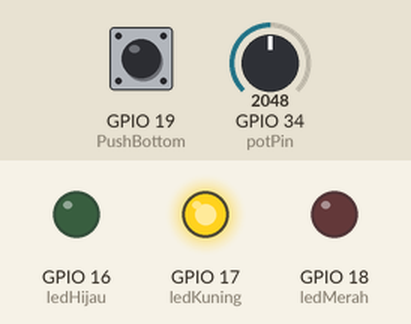
Recording of a program running on a simulated ESP32. Parts: output pins drawn as LEDs (lit = HIGH). The test bench sets the inputs (shaded band); at power-on: GPIO 34 (potPin) = 2048, GPIO 19 (PushBottom) LOW.

Above: at 1.8 s.
1.9 s: GPIO 34 (potPin) set to 2451
3.4 s: GPIO 34 (potPin) set to 2534
At 5.0 s:
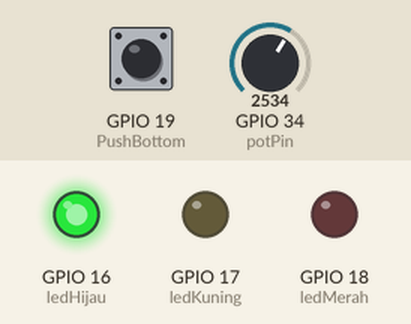
5.5 s: GPIO 19 (PushBottom) pulled HIGH for 1.2 s
At 6.5 s:
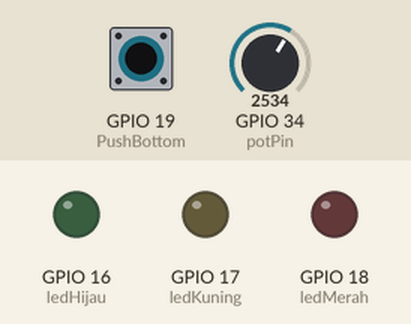
8.5 s: GPIO 34 (potPin) set to 1228
At 10.1 s:
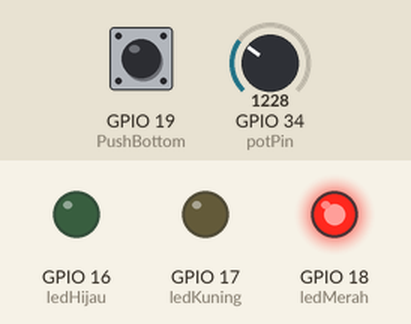
10.5 s: GPIO 34 (potPin) set to 1278
At 11.6 s:
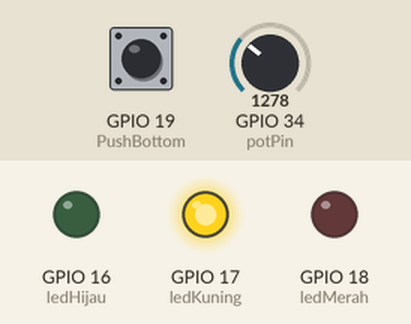
12.5 s: GPIO 34 (potPin) set to 491
At 14.3 s:
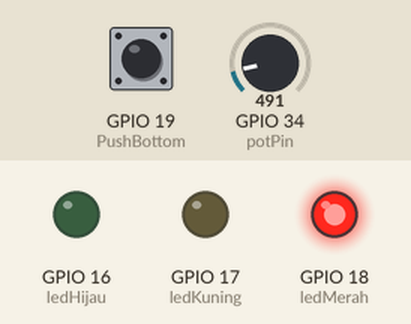
Timing chart, 0 to 15.5 s (numbered marks = the images above; inputs shaded):
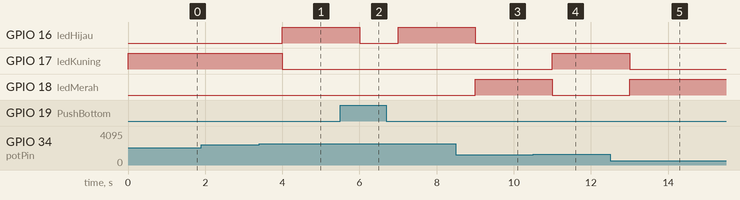

The program:

main.cpp
```cpp
#include <arduino.h>

const int ledMerah = 18;
const int ledKuning = 17;
const int ledHijau = 16;
const int PushBottom = 19;

const int potPin = 34;
const float VCC = 3.3;
const float R_TOTAL = 10000.0;

void setup() {

  Serial.begin(115200);

  pinMode(ledMerah,OUTPUT);
  pinMode(ledKuning,OUTPUT);
  pinMode(ledHijau,OUTPUT);
  pinMode(PushBottom,INPUT_PULLDOWN);

}

void loop() {

  if (digitalRead(PushBottom) == HIGH) {
    digitalWrite(ledMerah, LOW);
    digitalWrite(ledKuning, LOW);
    digitalWrite(ledHijau, LOW);
  }

   else {

   int nilaiADC = analogRead(potPin);
   float tegangan = (nilaiADC/4095.0) * VCC;

    if (tegangan < 1.0) {
      digitalWrite(ledMerah, HIGH);
      digitalWrite(ledKuning, LOW);
      digitalWrite(ledHijau, LOW);
    }
     else if (tegangan < 2.0) {
       digitalWrite(ledMerah, LOW);
       digitalWrite(ledKuning, HIGH);
       digitalWrite(ledHijau, LOW);
     }
      else {
        digitalWrite(ledMerah, LOW);
        digitalWrite(ledKuning, LOW);
        digitalWrite(ledHijau, HIGH);
      }
  }

  delay(1000);
}
```

Measured:
- the behaviour switches between 2481 and 2482 on GPIO 34 (potPin) (found by bisection; images 0 and 1)
- the behaviour switches between 1240 and 1241 on GPIO 34 (potPin) (found by bisection; images 3 and 4)
- after the input at 1.9 s, every drawn part: stays the same
- after the input at 3.4 s, GPIO 16 (ledHijau): LOW → HIGH after 0.60 s; GPIO 17 (ledKuning): HIGH → LOW after 0.60 s
- after the input at 5.5 s, GPIO 16 (ledHijau): HIGH → LOW after 0.50 s, → HIGH 1.0 s later
- after the input at 8.5 s, GPIO 16 (ledHijau): HIGH → LOW after 0.50 s; GPIO 18 (ledMerah): LOW → HIGH after 0.50 s
- after the input at 10.5 s, GPIO 17 (ledKuning): LOW → HIGH after 0.50 s; GPIO 18 (ledMerah): HIGH → LOW after 0.50 s
- after the input at 12.5 s, GPIO 17 (ledKuning): HIGH → LOW after 0.50 s; GPIO 18 (ledMerah): LOW → HIGH after 0.50 s
